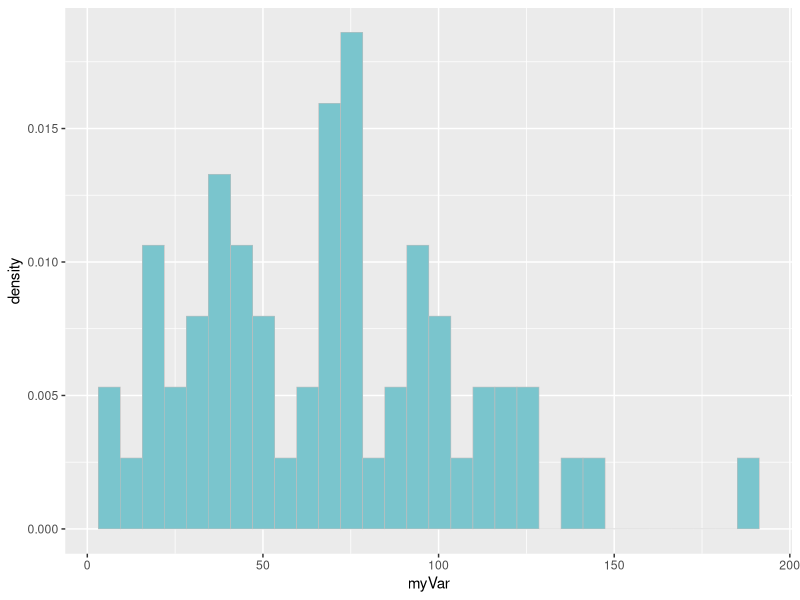
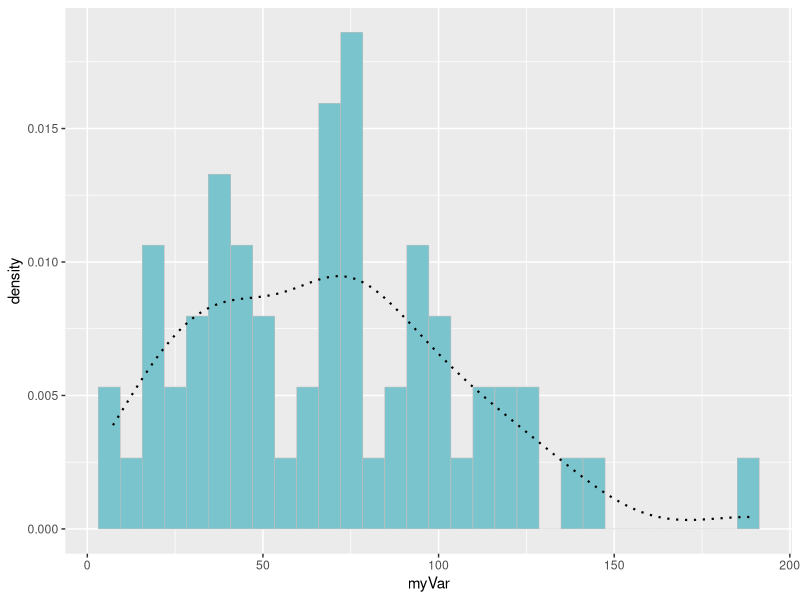
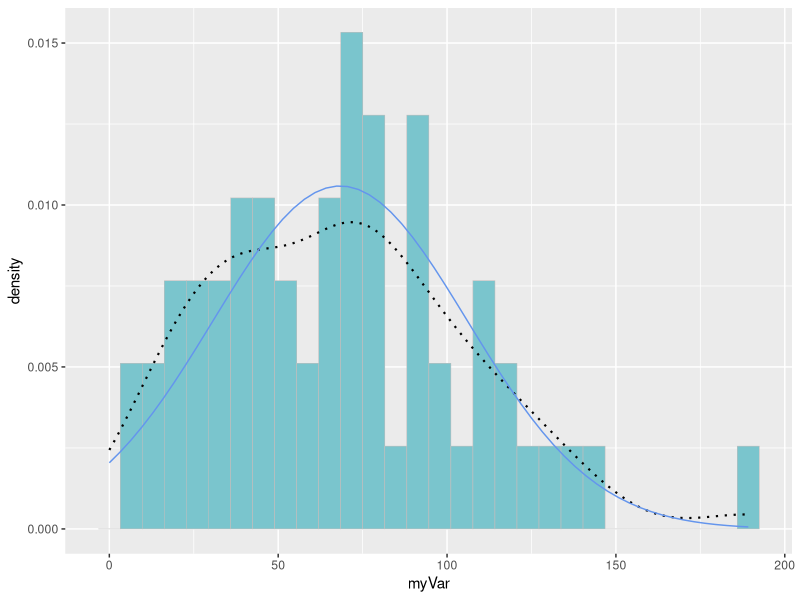
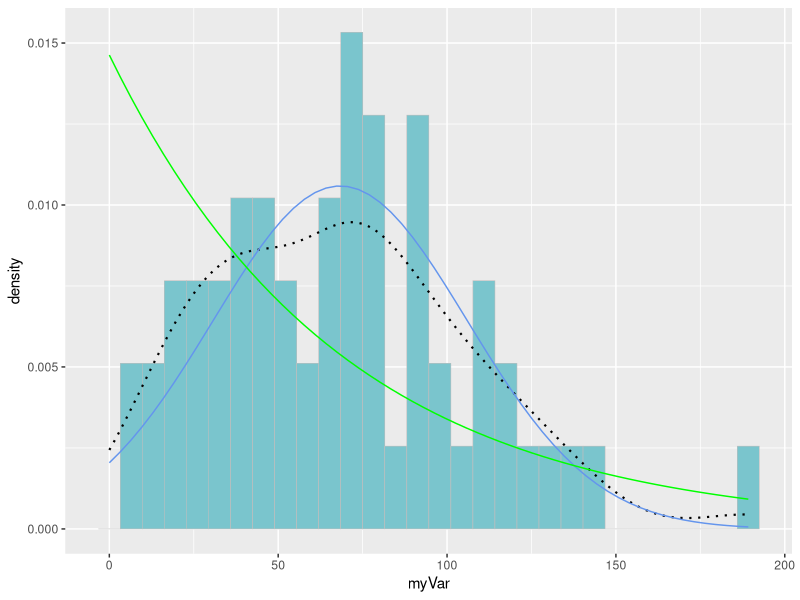
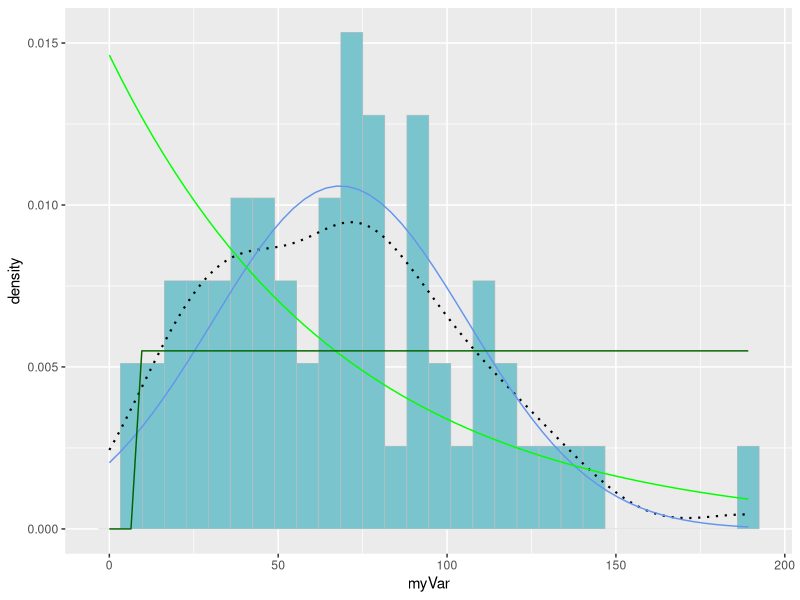
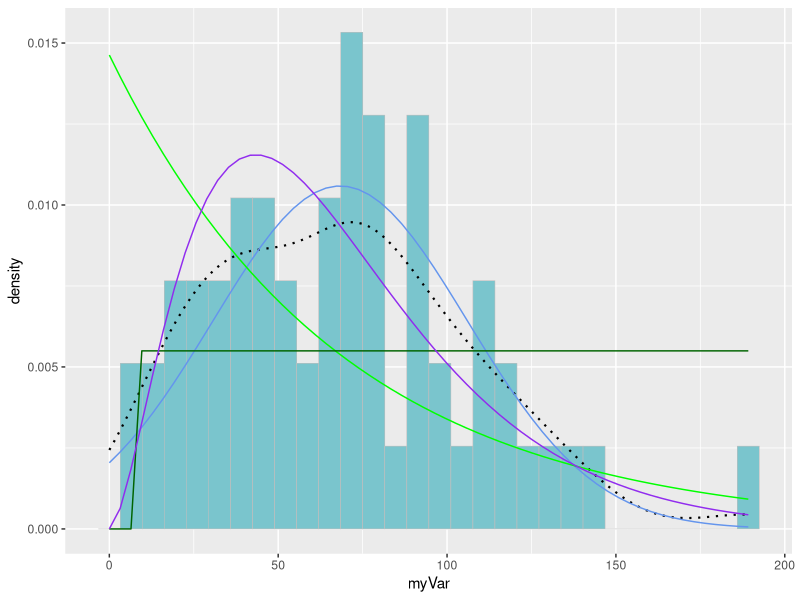
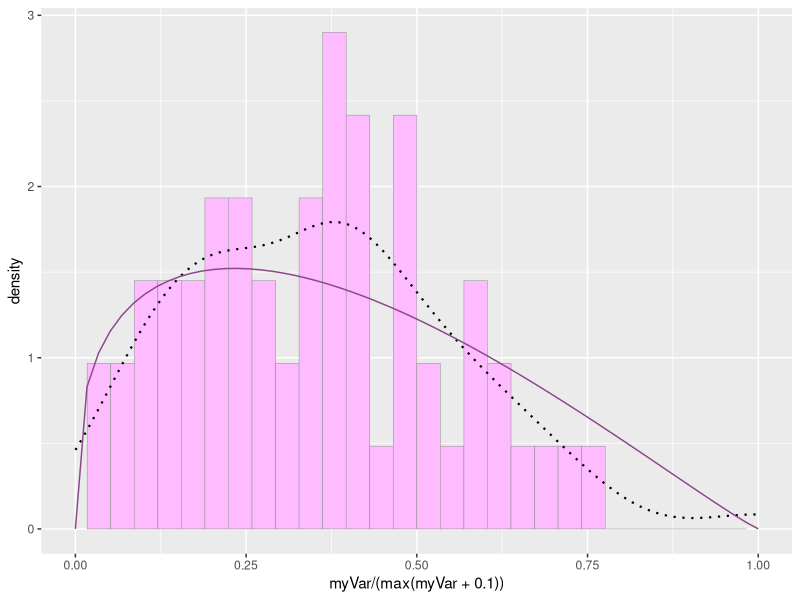
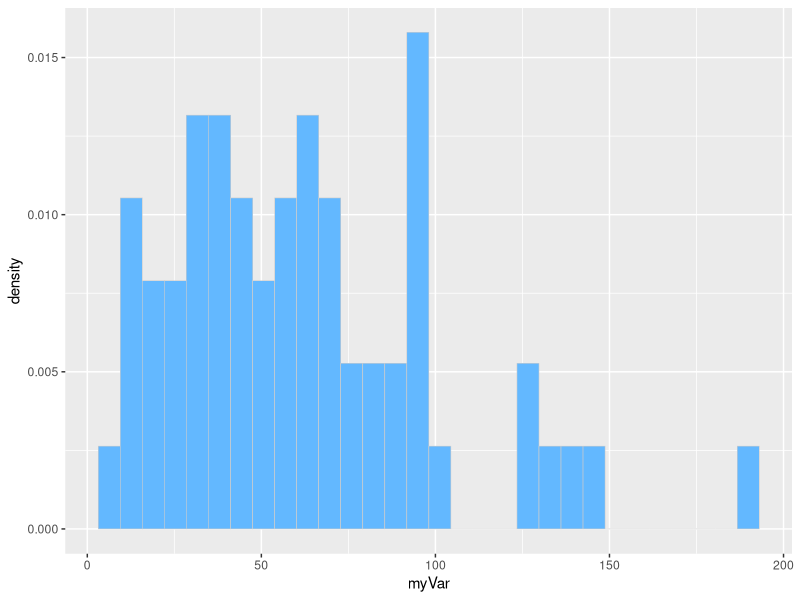

These charts were generated, in order, by the following R code:
# Homework 6 
# 21 Feb 2024
# Rachel Hall 


library(ggplot2) #for graphics 
library(MASS)
library(dplyr) 

# Used Li_Soil_Dataset from examples
#z <- rnorm(n=3000,mean=0.2)
#z <- data.frame(1:3000,z)
#names(z) <- list("ID","myVar")
#z <- z[z$myVar>0,]
#str(z)
#summary(z$myVar)

# Reading Data
z<-read.csv("Li_Soil_Dataset.csv", sep=",", comment.char = '#')
str(z)
z<-na.omit(z)
z$myVar<-z$Plant.biomass..g.
summary(z)

# Plotting Histogram
p1 <- ggplot(data=z, aes(x=myVar, y=..density..)) +
  geom_histogram(color="grey",fill="cadetblue3",size=0.2) 
print(p1)

# Adding Empirical Density Curve
p1 <-  p1 +  geom_density(linetype="dotted",size=0.75)
print(p1)

#Getting maximum likelihood parameters for normal
normPars <- fitdistr(z$myVar,"normal")
print(normPars)
str(normPars)
normPars$estimate["mean"] # note structure of getting a named attribute

# Plot Normal Probability
meanML <- normPars$estimate["mean"]
sdML <- normPars$estimate["sd"]

xval <- seq(0,max(z$myVar),len=length(z$myVar))

stat <- stat_function(aes(x = xval, y = ..y..), fun = dnorm, colour="cornflowerblue", n = length(z$myVar), args = list(mean = meanML, sd = sdML))
p1 + stat

# Plot exponential probability density
expoPars <- fitdistr(z$myVar,"exponential")
rateML <- expoPars$estimate["rate"]

stat2 <- stat_function(aes(x = xval, y = ..y..), fun = dexp, colour="green", n = length(z$myVar), args = list(rate=rateML))
p1 + stat + stat2

# Plot uniform probability density
stat3 <- stat_function(aes(x = xval, y = ..y..), fun = dunif, colour="darkgreen", n = length(z$myVar), args = list(min=min(z$myVar), max=max(z$myVar)))
p1 + stat + stat2 + stat3

# Plot gamma probability
gammaPars <- fitdistr(z$myVar,"gamma")
shapeML <- gammaPars$estimate["shape"]
rateML <- gammaPars$estimate["rate"]

stat4 <- stat_function(aes(x = xval, y = ..y..), fun = dgamma, colour="purple2", n = length(z$myVar), args = list(shape=shapeML, rate=rateML))
p1 + stat + stat2 + stat3 + stat4

#Plot beta probability
pSpecial <- ggplot(data=z, aes(x=myVar/(max(myVar + 0.1)), y=..density..)) +
  geom_histogram(color="grey60",fill="plum1",size=0.2) + 
  xlim(c(0,1)) +
  geom_density(size=0.75,linetype="dotted")

betaPars <- fitdistr(x=z$myVar/max(z$myVar + 0.1),start=list(shape1=1,shape2=2),"beta")
shape1ML <- betaPars$estimate["shape1"]
shape2ML <- betaPars$estimate["shape2"]

statSpecial <- stat_function(aes(x = xval, y = ..y..), fun = dbeta, colour="orchid4", n = length(z$myVar), args = list(shape1=shape1ML,shape2=shape2ML))
pSpecial + statSpecial

#Comparing Likelihood (higher number = best fit)
normPars$loglik 
gammaPars$loglik 
expoPars$loglik

#Simulating Data
z <- rgamma(n= 60, shape=shapeML, rate=rateML) 
z <- data.frame(1:60,z)

names(z) <- list("ID","myVar")
z <- z[z$myVar>0,]
str(z)
z <- na.omit(z)

p2 <- ggplot(data=z, aes(x=myVar, y=..density..)) +
  geom_histogram(color="grey80",fill="steelblue1",size=0.2) 
print(p2)

normPars <- fitdistr(z$myVar,"normal")
print(normPars)

str(normPars)

gammaPars <- fitdistr(z$myVar,"gamma")
shapeML <- gammaPars$estimate["shape"]
rateML <- gammaPars$estimate["rate"]

stat5 <- stat_function(aes(x = xval, y = ..y..), fun = dgamma, colour="green", n = length(z$myVar), args = list(shape=shapeML, rate=rateML))
p2 + stat5

p1 + stat4

# Comparing the simulated plot to the data we imported 